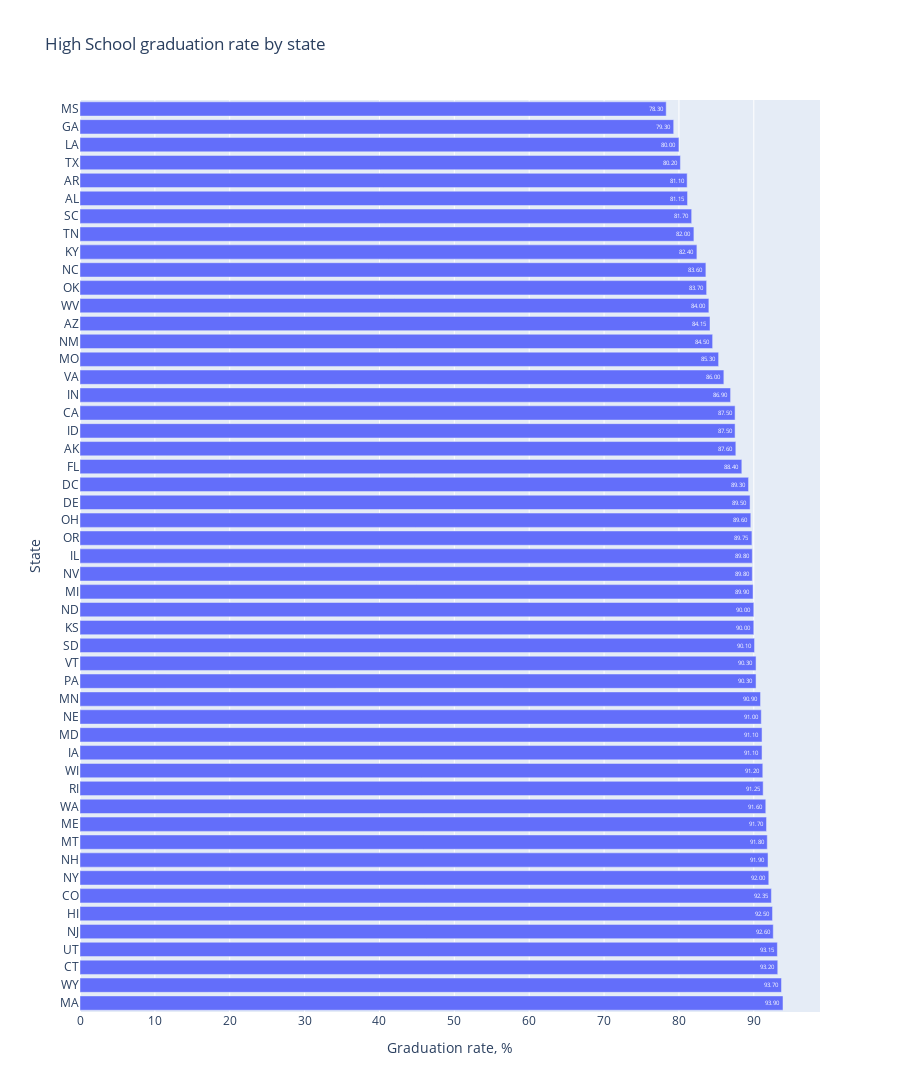

Notebook source saved alongside this figure:
### Code cell
hs_grad_state_graph = px.bar(
    hs_grad_state,
    x="hs_graduation_rate",
    y="state",
    orientation="h",
    title="High School graduation rate by state",
    text="hs_graduation_rate",
)

hs_grad_state_graph.update_layout(
    height=1200,
    yaxis_title="State",
    xaxis_title="Graduation rate, %",
)

hs_grad_state_graph.update_traces(texttemplate="%{x:.2f}")

hs_grad_state_graph.show()

### Figure 1 — Plotly figure (JSON) as saved in the notebook; plotly's stock layout.template omitted (floating-point values rounded to 4 significant figures)
{"data": [{"hovertemplate": "hs_graduation_rate=%{text}<br>state=%{y}<extra></extra>", "legendgroup": "", "marker": {"color": "#636efa", "pattern": {"shape": ""}}, "name": "", "orientation": "h", "showlegend": false, "text": [93.9, 93.7, 93.2, 93.15, 92.6, 92.5, 92.35, 92.0, 91.9, 91.8, 91.7, 91.6, 91.25, 91.2, 91.1, 91.1, 91.0, 90.9, 90.3, 90.3, 90.1, 90.0, 90.0, 89.9, 89.8, 89.8, 89.75, 89.6, 89.5, 89.3, 88.4, 87.6, 87.5, 87.5, 86.9, 86.0, 85.3, 84.5, 84.15, 84.0, 83.7, 83.6, 82.4, 82.0, 81.7, 81.15, 81.1, 80.2, 80.0, 79.3, 78.3], "textposition": "auto", "texttemplate": "%{x:.2f}", "type": "bar", "x": [93.9, 93.7, 93.2, 93.15, 92.6, 92.5, 92.35, 92.0, 91.9, 91.8, 91.7, 91.6, 91.25, 91.2, 91.1, 91.1, 91.0, 90.9, 90.3, 90.3, 90.1, 90.0, 90.0, 89.9, 89.8, 89.8, 89.75, 89.6, 89.5, 89.3, 88.4, 87.6, 87.5, 87.5, 86.9, 86.0, 85.3, 84.5, 84.15, 84.0, 83.7, 83.6, 82.4, 82.0, 81.7, 81.15, 81.1, 80.2, 80.0, 79.3, 78.3], "xaxis": "x", "y": ["MA", "WY", "CT", "UT", "NJ", "HI", "CO", "NY", "NH", "MT", "ME", "WA", "RI", "WI", "IA", "MD", "NE", "MN", "PA", "VT", "SD", "KS", "ND", "MI", "NV", "IL", "OR", "OH", "DE", "DC", "FL", "AK", "ID", "CA", "IN", "VA", "MO", "NM", "AZ", "WV", "OK", "NC", "KY", "TN", "SC", "AL", "AR", "TX", "LA", "GA", "MS"], "yaxis": "y"}], "layout": {"barmode": "relative", "height": 1200, "legend": {"tracegroupgap": 0}, "title": {"text": "High School graduation rate by state"}, "xaxis": {"anchor": "y", "domain": [0, 1], "title": {"text": "Graduation rate, %"}}, "yaxis": {"anchor": "x", "domain": [0, 1], "title": {"text": "State"}}}}
